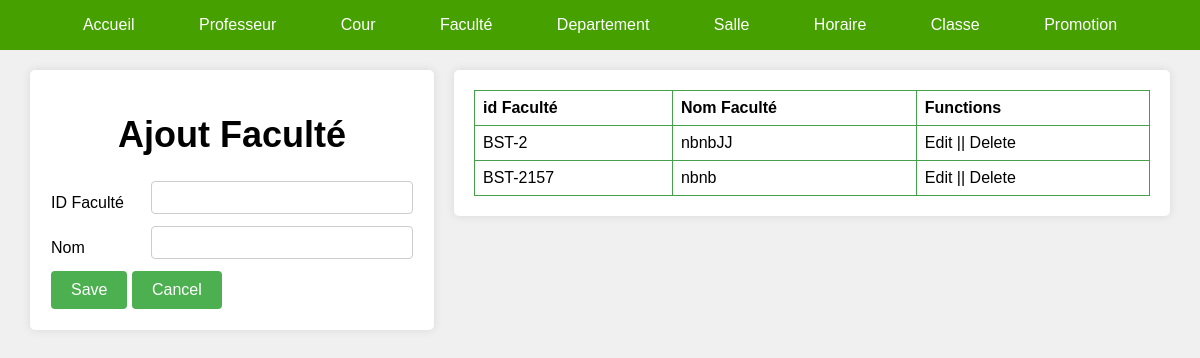
Page /admin/GestionFaculte/Faculte.php on the earlier database version.
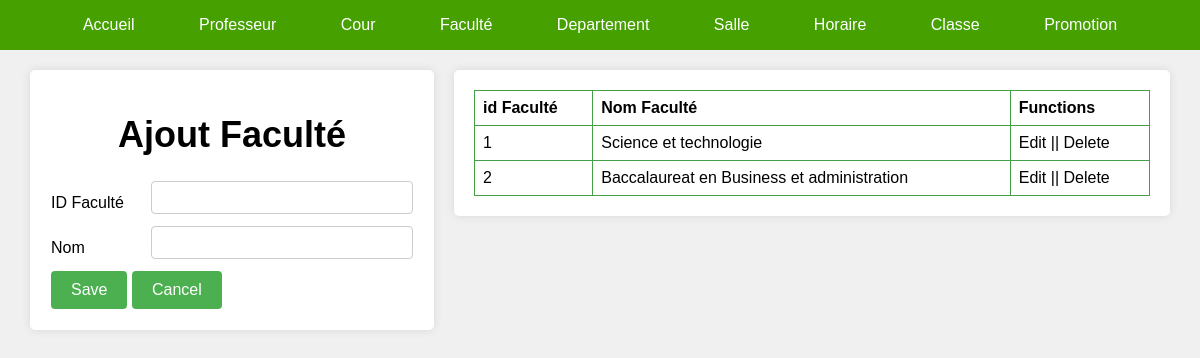
Same page on the later database version.
### tables this page shows
CREATE TABLE `faculte` (
  `id` varchar(20) NOT NULL,
  `nom` text NOT NULL
);

### admin/GestionFaculte/Faculte.php (the view, shortened to what this page needs)
<!DOCTYPE html>
<html>
<head>
</head>
<body>
  <?php
    include("../Menu.php");
  ?>
  <div class="wrapper">
    <div class="form">
        <form method="POST">
        <h1>Ajout Faculté</h1>
          <table>
            <tr>
              <td> ID Faculté </td>
              <td><input type="text" name="id" /></td>
            </tr>
            <tr>
              <td> Nom</td>
              <td><input type="text" name="Nom" /></td>
            </tr>
            <tr>
              <td colspan="2">
                <input type="submit" name="submit" value="Save" />
                <input type="reset" value="Cancel" />
              </td>
            </tr>
          </table>
        </form>
    </div>
    <div class="table">
    <table>
            <tr>
              <th>id Faculté</th>
              <th>Nom Faculté</th>
              <th>Functions</th>
            </tr>
            <?php
                include("../connexion.php");
                $sql = "SELECT * FROM faculte";
                $stmtSelect = $connexion->prepare($sql);
                $stmtSelect ->execute();
                $departements = $stmtSelect->fetchAll(PDO::FETCH_ASSOC);
                foreach($departements as $departement):
                ?>
            <tr>
                <td> <?php echo $departement['id'];?></td>
                <td><?php echo $departement['nom']; ?></td>
                <td>Edit || Delete</td>
            </tr>
            <?php
              endforeach;
            ?>
      </table>
      </div>
  </div>
</body>
</html>

Differences in the rows shown:
removed faculte: id "BST-2", nom "nbnbJJ"
removed faculte: id "BST-2157", nom "nbnb"
added faculte: id "1", nom "Science et technologie"
added faculte: id "2", nom "Baccalaureat en Business et administration"
